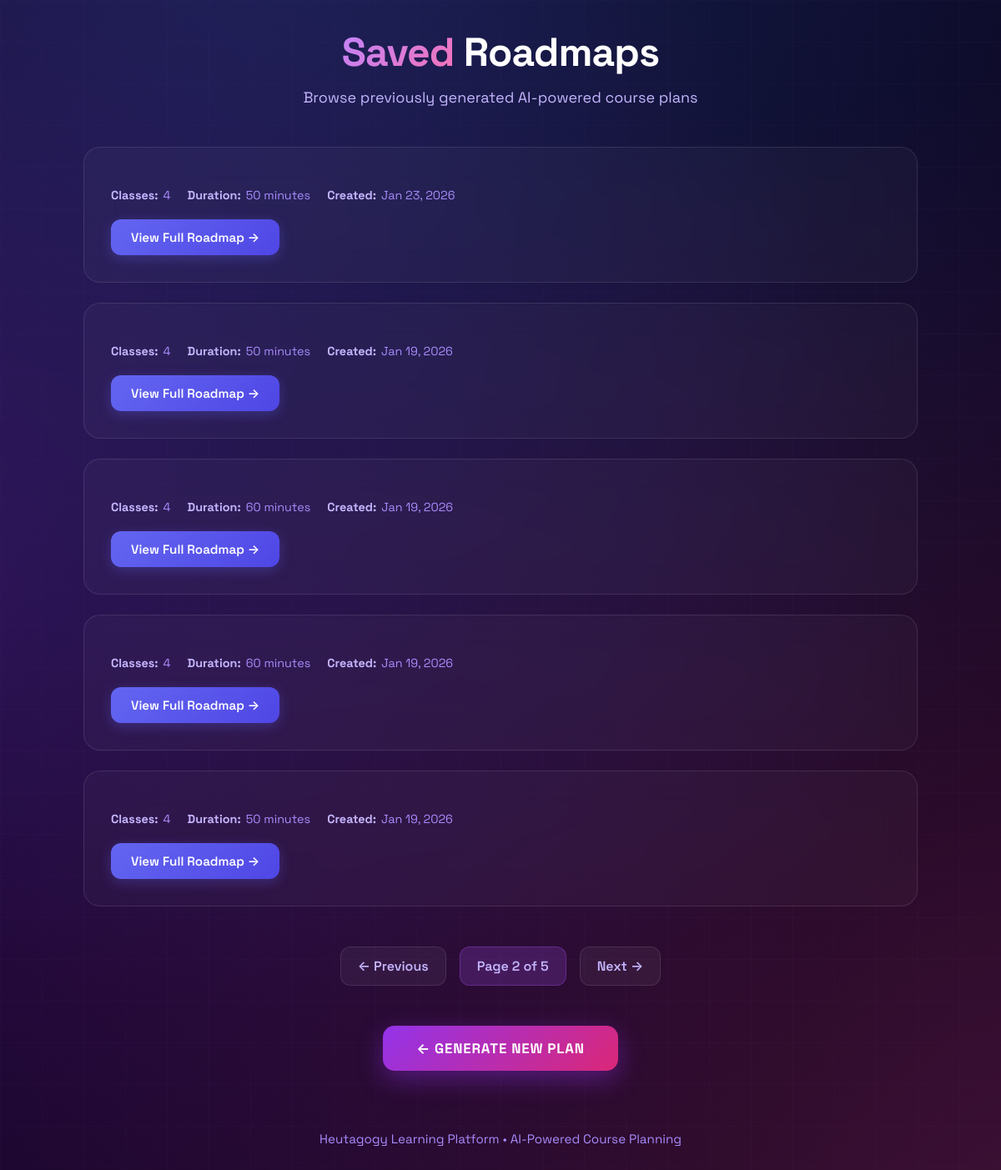
Screenshot of /teacher/plans/?page=2 with the database file from the repository.
### teacher/models.py (models this page shows)
class CoursePlan(models.Model):
    course_name = models.CharField(max_length=200)
    course_outcomes = models.TextField()
    num_classes = models.IntegerField()
    class_duration = models.IntegerField()   # minutes
    class_size = models.IntegerField()
    roadmap = models.TextField()             # generated roadmap JSON or text
    created_at = models.DateTimeField(auto_now_add=True)

### teacher/views.py (the view)
# urls.py: path("plans/", views.view_plans, name="view-plans"),
def view_plans(request):
    plans = CoursePlan.objects.order_by("-created_at")
    paginator = Paginator(plans, 5)  # 5 plans per page
    page_number = request.GET.get("page")
    page_obj = paginator.get_page(page_number)
    return render(request, "teacher/view_plans.html", {
        "page_obj": page_obj
    })

### teacher/templates/teacher/view_plans.html (shortened to what this page needs)
<!DOCTYPE html>
<html lang="en">
<head>
</head>
<body>
  <div class="container">
    <div class="inner">
      <div class="header">
        <h1><span class="highlight">Saved</span> Roadmaps</h1>
        <p>Browse previously generated AI-powered course plans</p>
      </div>
      <div class="plans-list">
        {% for plan in page_obj %}
          <div class="plan-card">
            <div class="plan-meta">
              <span>
                <strong>Classes:</strong> {{ plan.num_classes }}
              </span>
              <span>
                <strong>Duration:</strong> {{ plan.class_duration }} minutes
              </span>
              <span>
                <strong>Created:</strong> {{ plan.created_at|date:"M d, Y" }}
              </span>
            </div>
            <a href="{% url 'plan-detail' plan.id %}" class="view-btn">
              View Full Roadmap →
            </a>
          </div>
        {% empty %}
          <div class="empty-state">
            <p>No plans generated yet. Create your first roadmap!</p>
          </div>
        {% endfor %}
      </div>
      {% if page_obj.paginator.num_pages > 1 %}
        <div class="pagination">
          {% if page_obj.has_previous %}
            <a href="?page={{ page_obj.previous_page_number }}">
              ← Previous
            </a>
          {% endif %}
          <span class="current">
            Page {{ page_obj.number }} of {{ page_obj.paginator.num_pages }}
          </span>
          {% if page_obj.has_next %}
            <a href="?page={{ page_obj.next_page_number }}">
              Next →
            </a>
          {% endif %}
        </div>
      {% endif %}
      <div class="action-section">
        <a href="{% url 'teacher-plan' %}" class="new-plan-btn">
          ← Generate New Plan
        </a>
      </div>
      <div class="footer">
        <p>Heutagogy Learning Platform • AI-Powered Course Planning</p>
      </div>
    </div>
  </div>
</body>
</html>

### teacher/templates/teacher/view_plans.html (style rules this page uses)
* { margin: 0; padding: 0; box-sizing: border-box; }
body { font-family: 'Space Grotesk', -apple-system, BlinkMacSystemFont, sans-serif; min-height: 100vh; background: #0a0118; position: relative; overflow-x: hidden; }
body::before { content: ''; position: fixed; width: 200%; height: 200%; top: -50%; left: -50%; background: radial-gradient(circle at 20% 50%, rgba(147, 51, 234, 0.25) 0%, transparent 50%), radial-gradient(circle at 80% 80%, rgba(236, 72, 153, 0.25) 0%, transparent 50%), radial-gradient(circle at 40% 20%, rgba(59, 130, 246, 0.25) 0%, transparent 50%); animation: drift 20s ease-in-out infinite; z-index: 0; }
body::after { content: ''; position: fixed; inset: 0; background-image: linear-gradient(rgba(168, 85, 247, 0.03) 1px, transparent 1px), linear-gradient(90deg, rgba(168, 85, 247, 0.03) 1px, transparent 1px); background-size: 50px 50px; pointer-events: none; z-index: 0; }
.container { position: relative; z-index: 10; min-height: 100vh; padding: 32px 20px; }
.inner { max-width: 1000px; margin: 0 auto; }
.header { text-align: center; margin-bottom: 48px; animation: fadeInDown 0.8s ease-out; }
.header h1 { font-size: 3rem; font-weight: 700; color: white; margin-bottom: 12px; letter-spacing: -0.02em; }
.header .highlight { background: linear-gradient(135deg, #c084fc, #f472b6); -webkit-background-clip: text; -webkit-text-fill-color: transparent; background-clip: text; }
.header p { color: #c4b5fd; font-size: 1.125rem; }
.plans-list { margin-bottom: 48px; }
.plan-card { background: rgba(255, 255, 255, 0.03); backdrop-filter: blur(20px); border: 1px solid rgba(255, 255, 255, 0.1); border-radius: 20px; padding: 32px; margin-bottom: 24px; transition: all 0.4s cubic-bezier(0.4, 0, 0.2, 1); position: relative; overflow: hidden; animation: fadeInUp 0.8s ease-out both; }
.plan-card:nth-child(1) { animation-delay: 0.1s; }
.plan-card:nth-child(2) { animation-delay: 0.2s; }
.plan-card:nth-child(3) { animation-delay: 0.3s; }
.plan-card:nth-child(4) { animation-delay: 0.4s; }
.plan-card:nth-child(5) { animation-delay: 0.5s; }
.plan-card::before { content: ''; position: absolute; inset: 0; background: linear-gradient(135deg, rgba(168, 85, 247, 0.1), rgba(236, 72, 153, 0.1)); opacity: 0; transition: opacity 0.4s; }
.plan-meta { display: flex; flex-wrap: wrap; gap: 20px; margin-bottom: 20px; font-size: 0.9rem; color: #a78bfa; }
.plan-meta span { display: flex; align-items: center; gap: 6px; }
.plan-meta strong { color: #c4b5fd; }
.view-btn { display: inline-flex; align-items: center; gap: 8px; padding: 12px 24px; background: linear-gradient(135deg, #6366f1, #4f46e5); border: none; border-radius: 12px; color: white; font-size: 0.95rem; font-weight: 600; text-decoration: none; font-family: inherit; cursor: pointer; transition: all 0.3s; box-shadow: 0 4px 15px rgba(99, 102, 241, 0.3); position: relative; overflow: hidden; }
.view-btn::before { content: ''; position: absolute; top: 0; left: -100%; width: 100%; height: 100%; background: linear-gradient(90deg, transparent, rgba(255,255,255,0.2), transparent); transition: left 0.5s; }
.pagination { display: flex; justify-content: center; align-items: center; gap: 16px; margin-bottom: 48px; }
.pagination a, .pagination span { padding: 12px 20px; background: rgba(255, 255, 255, 0.05); border: 1px solid rgba(255, 255, 255, 0.1); border-radius: 12px; color: #c4b5fd; text-decoration: none; font-weight: 600; transition: all 0.3s; }
.pagination .current { background: rgba(168, 85, 247, 0.2); border-color: rgba(168, 85, 247, 0.3); }
.action-section { text-align: center; margin-bottom: 48px; }
.new-plan-btn { display: inline-flex; align-items: center; gap: 12px; padding: 16px 40px; background: linear-gradient(135deg, #9333ea, #db2777); border: none; border-radius: 14px; color: white; font-size: 1.05rem; font-weight: 700; text-decoration: none; font-family: inherit; cursor: pointer; transition: all 0.3s; box-shadow: 0 10px 30px rgba(147, 51, 234, 0.4); text-transform: uppercase; letter-spacing: 0.05em; }
.footer { text-align: center; color: #a78bfa; font-size: 0.95rem; padding: 24px; }

### rows the page displays
CoursePlan: num_classes "4", class_duration "50", created_at "Jan 23, 2026"
CoursePlan: num_classes "4", class_duration "50", created_at "Jan 19, 2026"
CoursePlan: num_classes "4", class_duration "60", created_at "Jan 19, 2026"
CoursePlan: num_classes "4", class_duration "60", created_at "Jan 19, 2026"
CoursePlan: num_classes "4", class_duration "50", created_at "Jan 19, 2026"

### other values shown
{{ page_obj.number }} "2"
{{ page_obj.paginator.num_pages }} "5"
